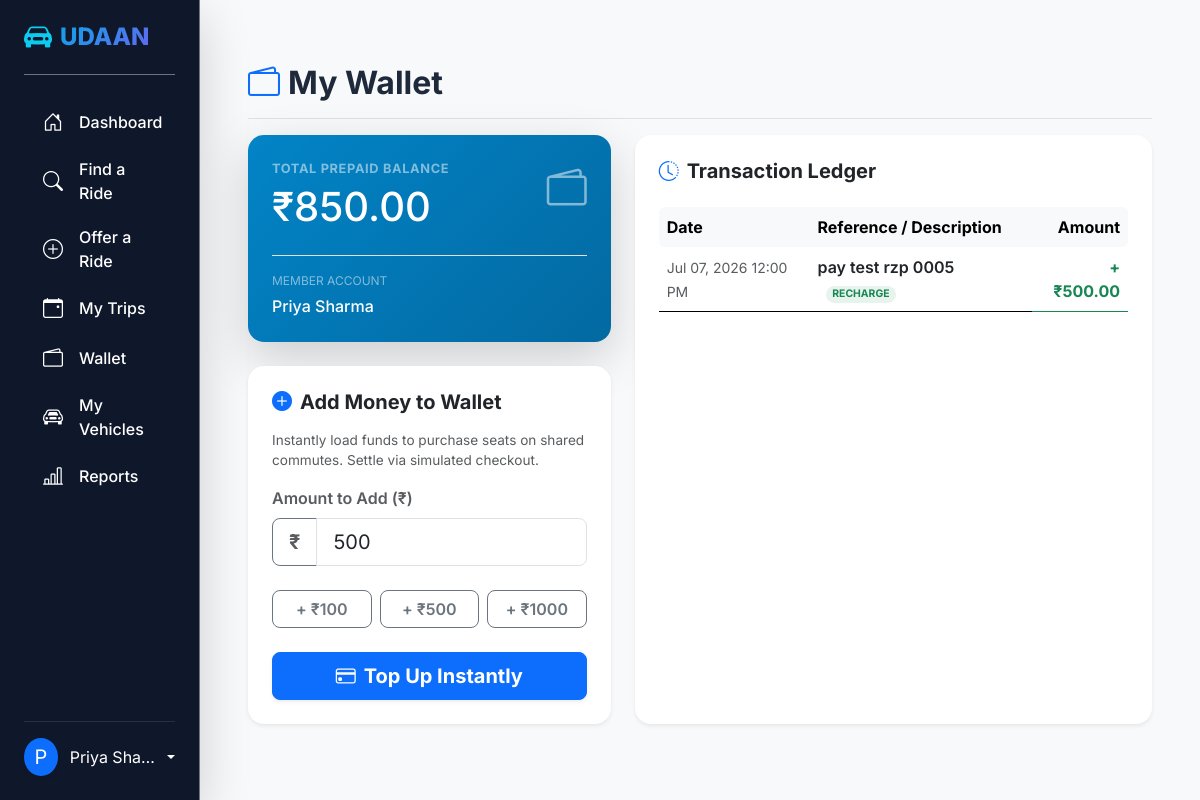
The app's page /public/wallet (signed in) with its own data.
### tables this page shows
CREATE TABLE wallet_transactions (
    id           INT UNSIGNED AUTO_INCREMENT PRIMARY KEY,
    wallet_id    INT UNSIGNED NOT NULL,
    type         ENUM('recharge','debit') NOT NULL,
    amount       DECIMAL(10,2) NOT NULL,
    reference    VARCHAR(100) NULL,
    created_at   TIMESTAMP NOT NULL DEFAULT CURRENT_TIMESTAMP,
    CONSTRAINT fk_wallettx_wallet FOREIGN KEY (wallet_id) REFERENCES wallets(id) ON DELETE CASCADE
);

### app/Core/Controller.php (called while the page is built, shortened)
<?php
class Controller
{
    protected function view(string $path, array $data = []): void
    {
        extract($data);
        $viewFile = dirname(__DIR__) . "/Views/{$path}.php";
        require $viewFile;
    }
    protected function userId(): ?int
    {
        return isset($_SESSION['user_id']) ? (int)$_SESSION['user_id'] : null;
    }
}

### app/Controllers/WalletController.php (called while the page is built, shortened)
<?php
class WalletController extends Controller
{
    public function index(): void
    {
        $model        = new Wallet();
        $balance      = $model->getBalance($this->userId());
        $transactions = $model->getTransactions($this->userId());
        $this->view('wallet/index', [
            'balance'      => $balance,
            'transactions' => $transactions,
            'flash'        => $this->getFlash(),
        ]);
    }
}

### public/index.php (called while the page is built, shortened)
<?php
$router = require_once __DIR__ . '/../routes/web.php';
$router->dispatch($_SERVER['REQUEST_METHOD'], $_SERVER['REQUEST_URI']);

### app/Core/Database.php (called while the page is built, shortened)
<?php
class Database
{
    private static ?\PDO $instance = null;
    public static function getConnection(): \PDO
    {
        if (self::$instance === null) {
            $host = $_ENV['DB_HOST'] ?? 'localhost';
            $db   = $_ENV['DB_NAME'] ?? 'carpooling_platform';
            $user = $_ENV['DB_USER'] ?? 'root';
            $pass = $_ENV['DB_PASS'] ?? '';
            $dsn = "mysql:host={$host};dbname={$db};charset=utf8mb4";
            self::$instance = new \PDO($dsn, $user, $pass, [
                \PDO::ATTR_ERRMODE            => \PDO::ERRMODE_EXCEPTION,
                \PDO::ATTR_DEFAULT_FETCH_MODE => \PDO::FETCH_ASSOC,
                \PDO::ATTR_EMULATE_PREPARES   => false,
            ]);
        }
        return self::$instance;
    }
}

### app/Core/Model.php (called while the page is built, shortened)
<?php
class Model
{
    public function __construct()
    {
        $this->db = Database::getConnection();
    }
}

### app/Models/Wallet.php (called while the page is built, shortened)
<?php
class Wallet extends Model
{
    public function getBalance(int $userId): float
    {
        $stmt = $this->db->prepare("SELECT balance FROM wallets WHERE user_id = ?");
        $stmt->execute([$userId]);
        $row = $stmt->fetch();
        return (float)$row['balance'];
    }
    public function getWalletId(int $userId): int
    {
        $stmt = $this->db->prepare("SELECT id FROM wallets WHERE user_id = ?");
        $stmt->execute([$userId]);
        $row = $stmt->fetch();
        return (int)$row['id'];
    }
    public function getTransactions(int $userId, int $limit = 20): array
    {
        $walletId = $this->getWalletId($userId);
        $stmt = $this->db->prepare("
            SELECT * FROM wallet_transactions
            WHERE wallet_id = ?
            ORDER BY created_at DESC
            LIMIT ?
        ");
        $stmt->execute([$walletId, $limit]);
        return $stmt->fetchAll();
    }
}

### app/Views/wallet/index.php (the view, shortened to what this page needs)
<?php
require_once dirname(__DIR__) . '/layouts/header.php';
require_once dirname(__DIR__) . '/layouts/sidebar.php';
?>
<div class="d-flex justify-content-between flex-wrap flex-md-nowrap align-items-center pt-3 pb-2 mb-3 border-bottom">
    <h1 class="h2 fw-bold"><i class="bi bi-wallet2 me-2 text-primary"></i>My Wallet</h1>
</div>
<div class="row g-4">
    <div class="col-12 col-xl-5">
        <div class="card border-0 text-white shadow-lg rounded-4 mb-4 p-4" style="background: linear-gradient(135deg, #0284c7 0%, #0369a1 100%) !important;">
            <div class="d-flex justify-content-between align-items-start mb-4">
                <div>
                    <span class="text-white-50 d-block text-uppercase fw-bold" style="font-size: 0.8rem; letter-spacing: 0.05em;">Total Prepaid Balance</span>
                    <h1 class="fw-extrabold text-white mt-1 mb-0">₹<?= number_format($balance, 2) ?></h1>
                </div>
                <div class="fs-1 text-white-50"><i class="bi bi-wallet2"></i></div>
            </div>
            <div class="border-top border-white-50 border-opacity-10 pt-3">
                <span class="text-white-50 d-block mb-1" style="font-size: 0.75rem;">MEMBER ACCOUNT</span>
                <span class="fw-medium text-white"><?= htmlspecialchars($_SESSION['user_name']) ?></span>
            </div>
        </div>
        <div class="card border-0 shadow-sm rounded-4 p-4">
            <h5 class="fw-bold mb-3 text-dark"><i class="bi bi-plus-circle-fill text-primary me-2"></i>Add Money to Wallet</h5>
            <p class="text-muted" style="font-size: 0.85rem;">Instantly load funds to purchase seats on shared commutes. Settle via simulated checkout.</p>
            <form id="wallet-recharge-form" autocomplete="off">
                <div class="mb-4">
                    <label class="form-label fw-semibold text-muted">Amount to Add (₹)</label>
                    <div class="input-group input-group-lg">
                        <span class="input-group-text bg-transparent border-secondary fw-bold text-muted">₹</span>
                        <input type="number" class="form-control" id="recharge-amount" min="10" max="10000" step="10" value="500" required>
                    </div>
                </div>
                <div class="row row-cols-3 g-2 mb-4">
                    <div class="col">
                        <button type="button" class="btn btn-outline-secondary w-100 py-2.5 rounded-3 fw-semibold preset-amt" data-val="100">+ ₹100</button>
                    </div>
                    <div class="col">
                        <button type="button" class="btn btn-outline-secondary w-100 py-2.5 rounded-3 fw-semibold preset-amt animate" data-val="500">+ ₹500</button>
                    </div>
                    <div class="col">
                        <button type="button" class="btn btn-outline-secondary w-100 py-2.5 rounded-3 fw-semibold preset-amt" data-val="1000">+ ₹1000</button>
                    </div>
                </div>
                <button type="submit" class="btn btn-primary btn-lg w-100 fw-bold rounded-3 shadow-sm py-2.5">
                    <i class="bi bi-credit-card me-2"></i>Top Up Instantly
                </button>
            </form>
        </div>
    </div>
    <div class="col-12 col-xl-7">
        <div class="card border-0 shadow-sm rounded-4 p-4 h-100">
            <h5 class="fw-bold mb-4 text-dark"><i class="bi bi-clock-history text-primary me-2"></i>Transaction Ledger</h5>
            <div class="table-responsive">
                <table class="table table-hover align-middle border-0">
                    <thead class="table-light">
                        <tr>
                            <th class="border-0 rounded-start">Date</th>
                            <th class="border-0">Reference / Description</th>
                            <th class="border-0 text-end rounded-end">Amount</th>
                        </tr>
                    </thead>
                    <tbody id="wallet-history-tbody">
                        <?php if (empty($transactions)): ?>
                            <tr>
                                <td colspan="3" class="text-center text-muted py-5">
                                    <i class="bi bi-receipt-cutoff fs-2 mb-2 d-block text-secondary opacity-50"></i>
                                    No ledger entries yet.
                                </td>
                            </tr>
                        <?php else: ?>
                            <?php foreach ($transactions as $t): ?>
                                <tr>
                                    <td>
                                        <small class="text-muted"><?= date('M d, Y h:i A', strtotime($t['created_at'])) ?></small>
                                    </td>
                                    <td>
                                        <span class="fw-semibold text-dark"><?= htmlspecialchars(str_replace('_', ' ', $t['reference'] ?? 'Wallet Update')) ?></span>
                                        <span class="badge rounded-pill ms-2 text-uppercase bg-<?= $t['type'] === 'recharge' ? 'success' : 'danger' ?> bg-opacity-10 text-<?= $t['type'] === 'recharge' ? 'success' : 'danger' ?>" style="font-size: 0.65rem;">
                                            <?= $t['type'] ?>
                                        </span>
                                    </td>
                                    <td class="text-end fw-bold text-<?= $t['type'] === 'recharge' ? 'success' : 'danger' ?>">
                                        <?= $t['type'] === 'recharge' ? '+' : '-' ?> ₹<?= number_format($t['amount'], 2) ?>
                                    </td>
                                </tr>
                            <?php endforeach; ?>
                        <?php endif; ?>
                    </tbody>
                </table>
            </div>
        </div>
    </div>
</div>
<?php
require_once dirname(__DIR__) . '/layouts/footer.php';
?>

### app/Core/Router.php (shortened to what this page needs)
<?php
class Router
{
    private array $routes = [];
    public function add(string $method, string $path, array $handler, array $middleware = []): void
    {
        $this->routes[] = compact('method', 'path', 'handler', 'middleware');
    }
    public function dispatch(string $method, string $uri): void
    {
        $uri = strtok($uri, '?');
        $uri = rtrim($uri, '/') ?: '/';
        $basePath = $this->getBasePath();
        if ($basePath && str_starts_with($uri, $basePath)) {
            $uri = substr($uri, strlen($basePath)) ?: '/';
        }
        foreach ($this->routes as $route) {
            if ($route['method'] !== $method) {
                continue;
            }
            $params = [];
            if ($this->matches($route['path'], $uri, $params)) {
                [$class, $action] = $route['handler'];
                $controller = new $class();
                $controller->$action(...array_values($params));
                return;
            }
        }
    }
    private function matches(string $pattern, string $uri, array &$params): bool
    {
        $regex = preg_replace('#:(\w+)#', '(?P<$1>[^/]+)', $pattern);
        if (preg_match("#^{$regex}$#", $uri, $matches)) {
            return true;
        }
        return false;
    }
    private function getBasePath(): string
    {
        $scriptName = $_SERVER['SCRIPT_NAME'] ?? '';
        return dirname($scriptName);
    }
}

### public/assets/css/style.css (style rules this page uses)
body { font-family: 'Inter', system-ui, -apple-system, sans-serif; background-color: #f8fafc; color: #1e293b; overflow-x: hidden; }

### records on screen
wallet_transactions: created_at "Jul 07, 2026 12:00 PM", reference "pay test rzp 0005", type "RECHARGE", amount "500.00"

### other values on screen
substr($_SESSION['user_name'] ?? 'U', 0, 1) "P"
$_SESSION['user_name'] "Priya Sha…"
$balance "850.00"
$_SESSION['user_name'] "Priya Sharma"
